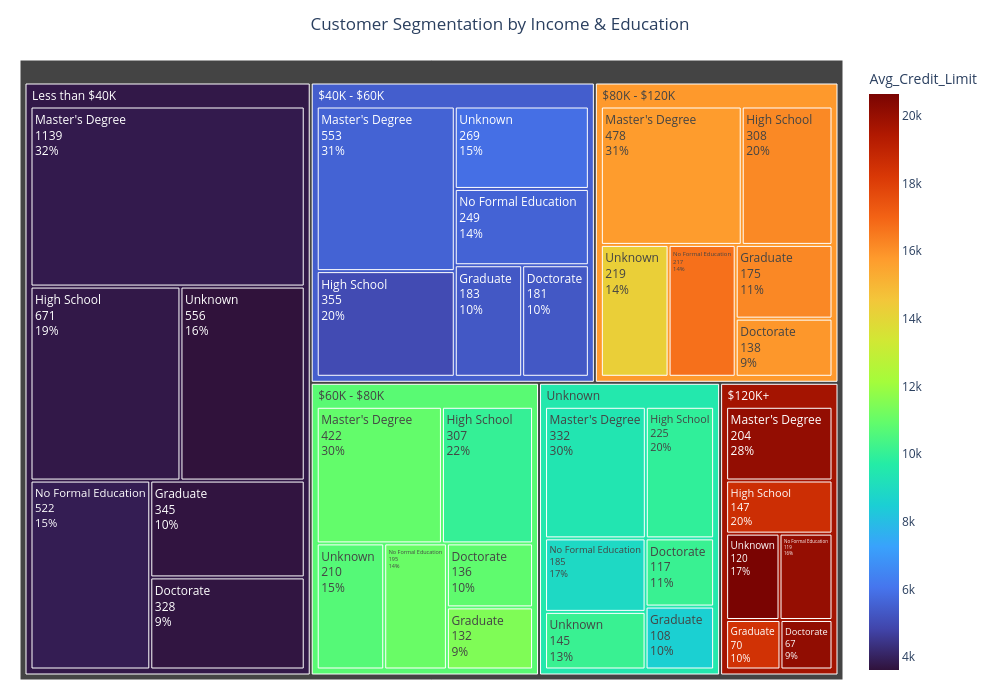

Notebook code cell kept with this figure:
### Markdown cell above
#### Treemap

### Code cell
treemap_df = df.groupby(
    ['annual_income_range', 'education_level']
).agg(
    Customer_Count=('default_flag', 'count'),
    Avg_Credit_Limit=('credit_limit', 'mean')
).reset_index()

fig = px.treemap(
    treemap_df,
    path=[
        'annual_income_range',
        'education_level'
    ],
    values='Customer_Count',
    color='Avg_Credit_Limit',
    color_continuous_scale='turbo',
    hover_data={
        'Customer_Count': ':,',
        'Avg_Credit_Limit': ':,.2f'
    },
    title='Customer Segmentation by Income & Education'
)

fig.update_traces(
    textinfo='label+value+percent parent'
)

fig.update_layout(
    title_x=0.5,
    width=1000,
    height=700,
    margin=dict(t=60, l=20, r=20, b=20)
)

fig.show()

### Figure 1 — Plotly figure (JSON) as saved in the notebook; plotly's stock layout.template omitted (floating-point values rounded to 4 significant figures)
{"data": [{"branchvalues": "total", "customdata": [[67.0, 20130.0], [70.0, 18450.0], [147.0, 18600.0], [204.0, 20090.0], [119.0, 20040.0], [120.0, 20640.0], [181.0, 5303.0], [183.0, 5310.0], [355.0, 4988.0], [553.0, 5596.0], [249.0, 5600.0], [269.0, 5900.0], [136.0, 10870.0], [132.0, 11450.0], [307.0, 10030.0], [422.0, 10940.0], [195.0, 11050.0], [210.0, 10680.0], [138.0, 15870.0], [175.0, 16200.0], [308.0, 16170.0], [478.0, 15740.0], [217.0, 16710.0], [219.0, 14230.0], [328.0, 3682.0], [345.0, 3672.0], [671.0, 3761.0], [1139.0, 3808.0], [522.0, 3879.0], [556.0, 3616.0], [117.0, 10110.0], [108.0, 8535.0], [225.0, 9943.0], [332.0, 9412.0], [185.0, 8916.0], [145.0, 10110.0], [727.0, 19720.0], [1790.0, 5463.0], [1402.0, 10760.0], [1535.0, 15810.0], [3561.0, 3755.0], [1112.0, 9517.0]], "domain": {"x": [0, 1], "y": [0, 1]}, "hovertemplate": "labels=%{label}<br>Customer_Count=%{customdata[0]:,}<br>parent=%{parent}<br>id=%{id}<br>Avg_Credit_Limit=%{color:,.2f}<extra></extra>", "ids": ["$120K+/Doctorate", "$120K+/Graduate", "$120K+/High School", "$120K+/Master's Degree", "$120K+/No Formal Education", "$120K+/Unknown", "$40K - $60K/Doctorate", "$40K - $60K/Graduate", "$40K - $60K/High School", "$40K - $60K/Master's Degree", "$40K - $60K/No Formal Education", "$40K - $60K/Unknown", "$60K - $80K/Doctorate", "$60K - $80K/Graduate", "$60K - $80K/High School", "$60K - $80K/Master's Degree", "$60K - $80K/No Formal Education", "$60K - $80K/Unknown", "$80K - $120K/Doctorate", "$80K - $120K/Graduate", "$80K - $120K/High School", "$80K - $120K/Master's Degree", "$80K - $120K/No Formal Education", "$80K - $120K/Unknown", "Less than $40K/Doctorate", "Less than $40K/Graduate", "Less than $40K/High School", "Less than $40K/Master's Degree", "Less than $40K/No Formal Education", "Less than $40K/Unknown", "Unknown/Doctorate", "Unknown/Graduate", "Unknown/High School", "Unknown/Master's Degree", "Unknown/No Formal Education", "Unknown/Unknown", "$120K+", "$40K - $60K", "$60K - $80K", "$80K - $120K", "Less than $40K", "Unknown"], "labels": ["Doctorate", "Graduate", "High School", "Master's Degree", "No Formal Education", "Unknown", "Doctorate", "Graduate", "High School", "Master's Degree", "No Formal Education", "Unknown", "Doctorate", "Graduate", "High School", "Master's Degree", "No Formal Education", "Unknown", "Doctorate", "Graduate", "High School", "Master's Degree", "No Formal Education", "Unknown", "Doctorate", "Graduate", "High School", "Master's Degree", "No Formal Education", "Unknown", "Doctorate", "Graduate", "High School", "Master's Degree", "No Formal Education", "Unknown", "$120K+", "$40K - $60K", "$60K - $80K", "$80K - $120K", "Less than $40K", "Unknown"], "marker": {"coloraxis": "coloraxis", "colors": [20130.0, 18450.0, 18600.0, 20090.0, 20040.0, 20640.0, 5303.0, 5310.0, 4988.0, 5596.0, 5600.0, 5900.0, 10870.0, 11450.0, 10030.0, 10940.0, 11050.0, 10680.0, 15870.0, 16200.0, 16170.0, 15740.0, 16710.0, 14230.0, 3682.0, 3672.0, 3761.0, 3808.0, 3879.0, 3616.0, 10110.0, 8535.0, 9943.0, 9412.0, 8916.0, 10110.0, 19720.0, 5463.0, 10760.0, 15810.0, 3755.0, 9517.0]}, "name": "", "parents": ["$120K+", "$120K+", "$120K+", "$120K+", "$120K+", "$120K+", "$40K - $60K", "$40K - $60K", "$40K - $60K", "$40K - $60K", "$40K - $60K", "$40K - $60K", "$60K - $80K", "$60K - $80K", "$60K - $80K", "$60K - $80K", "$60K - $80K", "$60K - $80K", "$80K - $120K", "$80K - $120K", "$80K - $120K", "$80K - $120K", "$80K - $120K", "$80K - $120K", "Less than $40K", "Less than $40K", "Less than $40K", "Less than $40K", "Less than $40K", "Less than $40K", "Unknown", "Unknown", "Unknown", "Unknown", "Unknown", "Unknown", "", "", "", "", "", ""], "textinfo": "label+value+percent parent", "type": "treemap", "values": [67.0, 70.0, 147.0, 204.0, 119.0, 120.0, 181.0, 183.0, 355.0, 553.0, 249.0, 269.0, 136.0, 132.0, 307.0, 422.0, 195.0, 210.0, 138.0, 175.0, 308.0, 478.0, 217.0, 219.0, 328.0, 345.0, 671.0, 1139.0, 522.0, 556.0, 117.0, 108.0, 225.0, 332.0, 185.0, 145.0, 727.0, 1790.0, 1402.0, 1535.0, 3561.0, 1112.0]}], "layout": {"coloraxis": {"colorbar": {"title": {"text": "Avg_Credit_Limit"}}, "colorscale": [[0, "#30123b"], [0.07143, "#4145ab"], [0.1429, "#4675ed"], [0.2143, "#39a2fc"], [0.2857, "#1bcfd4"], [0.3571, "#24eca6"], [0.4286, "#61fc6c"], [0.5, "#a4fc3b"], [0.5714, "#d1e834"], [0.6429, "#f3c63a"], [0.7143, "#fe9b2d"], [0.7857, "#f36315"], [0.8571, "#d93806"], [0.9286, "#b11901"], [1, "#7a0402"]]}, "height": 700, "legend": {"tracegroupgap": 0}, "margin": {"b": 20, "l": 20, "r": 20, "t": 60}, "title": {"text": "Customer Segmentation by Income & Education", "x": 0.5}, "width": 1000}}
